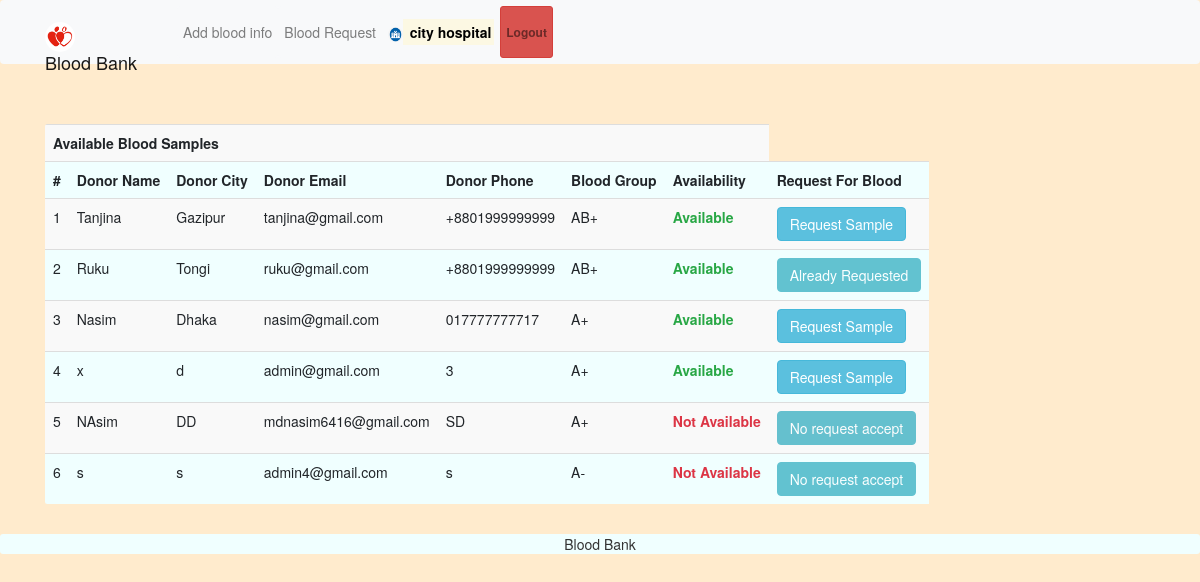
The page /donorInfo.php (signed in) on the database its author committed.
### tables this page shows
CREATE TABLE `donor` (
  `id` int(11) NOT NULL,
  `rname` varchar(100) NOT NULL,
  `remail` varchar(100) NOT NULL,
  `rpassword` varchar(100) NOT NULL,
  `rphone` varchar(100) NOT NULL,
  `rbg` varchar(10) NOT NULL,
  `rcity` varchar(100) NOT NULL,
  `visibility` int(1) DEFAULT NULL,
  `requested` int(11) DEFAULT NULL,
  `receiveremail` varchar(100) DEFAULT NULL,
  `accepted` int(11) DEFAULT NULL,
  `age` int(11) DEFAULT NULL
);

### donorInfo.php (the view, shortened to what this page needs)
<?php
require 'file/connection.php';
if(empty($_SESSION['remail'])) {
    $receiverEmail="";
}else {
    $receiverEmail = $_SESSION['remail'];
}
    $sql = "select * from donor";
    $result = mysqli_query($conn, $sql);
    ?>
<!DOCTYPE html>
<html>
<?php require 'head.php'; ?>
<body>
    <?php require 'header.php'; ?>
    <div class="container cont">
        <table class="table table-responsive table-striped rounded mb-5">
            <tr>
                <th colspan="7" class="title">Available Blood Samples</th>
            </tr>
            <tr>
                <th>#</th>
                <th>Donor Name</th>
                <th>Donor City</th>
                <th>Donor Email</th>
                <th>Donor Phone</th>
                <th>Blood Group</th>
                <th>Availability</th>
                <th>Request For Blood</th>
            </tr>
            <?php   $counter = 0; ?>
            <?php while($row = mysqli_fetch_array($result)) {
                ?>
            <tr>
                <td><?php echo ++$counter;?></td>
                <td><?php echo $row['rname'];?></td>
                <td><?php echo ($row['rcity']); ?></td>
                <td><?php echo ($row['remail']); ?></td>
                <td><?php echo ($row['rphone']); ?></td>
                <td><?php echo ($row['rbg']); ?></td>
                <td><?php if($row['visibility']==1 && $row['accepted']!=1)
                { echo "<p class='text-success'><b>Available</b></p>";
                }else
                {
                    echo "<p class='text-danger'><b>Not Available</b></p>";
                } ?></td>
               <?php  if($row['visibility']==1) { ?>
                <form action="file/request.php" method="post">
                <?php if($row['receiveremail'] ===NULL || $row['receiveremail']==0) { ?>
                    <td><input type="submit" name="requestDonor" class="btn btn-info" value="Request Sample"></td>
                <?php   }else if($row['accepted']==1 &&$receiverEmail) { ?>
                    <td><span class="btn btn-primary ">Not Available</span></td>
                <?php }else { ?>
                    <td><input type="submit" name="requestDonor" class="btn btn-info disabled" value="Already Requested"></td>
               <?php   }?>
                </form>
         <?php  }else { ?>
            <form action="file/request.php" method="post">
                   <td><a href="javascript:void(0);" class="btn btn-info hospital disabled">No request accept</a></td>
            </form>
            <?php  }?>
            </tr>
            <?php } ?>
        </table>
    </div>
    <?php require 'footer.php'; ?>
</body>
</html>

### head.php (shortened to what this page needs)
<head>
    <link rel="stylesheet" href="https://maxcdn.bootstrapcdn.com/bootstrap/4.5.0/css/bootstrap.min.css">
    <link rel="stylesheet" type="text/css" href="../library/css/bootstrap.min.css"/>
    <link href="css/style.css" rel="stylesheet"/>
</head>

### header.php (shortened to what this page needs)
<nav class="navbar navbar-expand-sm navbar-light bg-light sticky-top">
    <div class="container">
        <a class="navbar-brand" href="index.php"><img src="image/favicon.jpg" width="30" height="30"
                class="rounded-circle">Blood Bank</a>
        <div class="collapse navbar-collapse" id="collapsibleNavbar">
            <?php if (isset($_SESSION['hid'])) { ?>
            <ul class="navbar-nav ml-auto">
                <li class="nav-item">
                    <a class="nav-link btn btn-light" href="bloodinfo.php">Add blood info</a>
                </li>
                <li class="nav-item">
                    <a class="nav-link btn btn-light" href="bloodrequest.php">Blood Request</a>
                </li>
                <li class="nav-item">
                    <a href="hprofile.php?id=<?php echo $_SESSION['hid']; ?>" class="nav-link btn font-weight-bold"><img
                            src="image/hospital.png" width="15" height="15"
                            class="rounded-circle"><mark><?php echo $_SESSION['hname']; ?></mark></a>
                </li>
                <li class="nav-item">
                    <a class="nav-link btn btn-danger btn-sm font-weight-bold" href="logout.php">Logout</a>
                </li>
            </ul>
            <?php } ?>
        </div>
    </div>
</nav>

### footer.php
<footer class="footer text-center">
	 <span id="demo"></span> <span class="brand">Blood Bank </span>
</footer>

### css/style.css (style rules this page uses)
body { background-color: blanchedalmond; }
.cont { padding-top: 40px; text-align: justify; font-size: 1em; }
.card ,nav, .footer,tr,video { border-radius: 3px; transition: all 200ms ease-out; background-color: azure; box-shadow: 0px 0px 7px rgb(0 0 0 / }
tr,th,td { border:0.1px solid silver; text-align: center; }
.nav-item { margin-left: 10px; }
.navbar-brand { text-shadow: 1px 1px 2px red, 0 0 50px black, 0 0 5px white; font-weight: bold; font-size: 1.5em; }
.title { font-weight: bold; font-size: 1.7em; text-transform: capitalize; text-align: center; }
.brand { text-shadow: 1px 1px 2px red, 0 0 50px black, 0 0 5px white; }
.rounded-circle { margin-top: -2.5px; }
form { padding-top: 20px; }
a:link { text-decoration: none; }
.footer { padding: 14px; background-color:black; }

### rows shown on the page
donor: rname "Tanjina", rcity "Gazipur", remail "tanjina@gmail.com", rphone "+8801999999999", rbg "AB+", visibility "Available"
donor: rname "Ruku", rcity "Tongi", remail "ruku@gmail.com", rphone "+8801999999999", rbg "AB+", visibility "Available"
donor: rname "Nasim", rcity "Dhaka", remail "nasim@gmail.com", rphone "017777777717", rbg "A+", visibility "Available"
donor: rname "x", rcity "d", remail "admin@gmail.com", rphone "3", rbg "A+", visibility "Available"
donor: rname "NAsim", rcity "DD", remail "mdnasim6416@gmail.com", rphone "SD", rbg "A+", shows "Not Available"
donor: rname "s", rcity "s", remail "admin4@gmail.com", rphone "s", rbg "A-", shows "Not Available"

### other values the page prints
$_SESSION['hname'] "city hospital"
